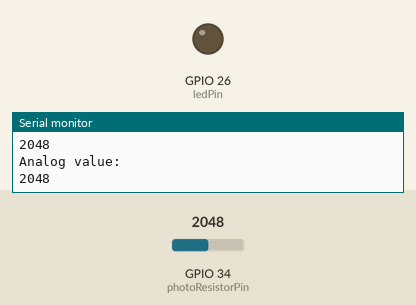
This sketch was run on a simulated ESP32. Parts: output pins drawn as LEDs (lit = HIGH), the last lines printed to the serial monitor. Inputs (shaded band) come from the test bench; at power-on: GPIO 34 (photoResistorPin) = 2048.

Above: at 1.8 s.
1.9 s: GPIO 34 (photoResistorPin) set to 426
3.4 s: GPIO 34 (photoResistorPin) set to 373
At 5.1 s:
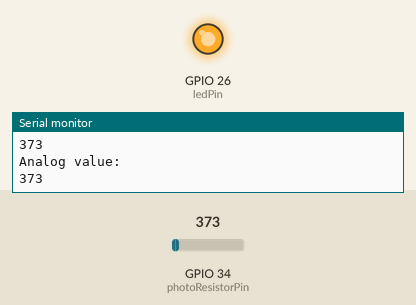
5.5 s: GPIO 34 (photoResistorPin) set to 440
At 6.6 s:
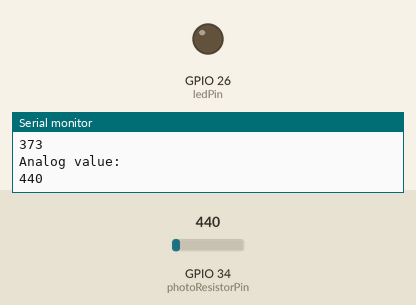
7.5 s: GPIO 34 (photoResistorPin) set to 360
At 9.4 s:
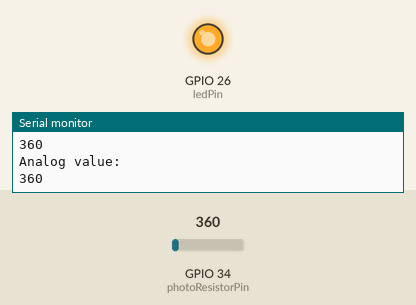
Timing chart, 0 to 10.5 s (numbered marks = the images above; inputs shaded):
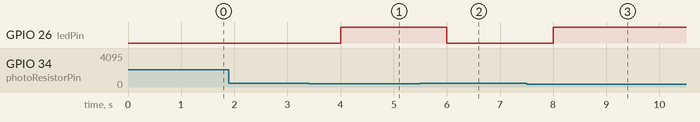

The sketch:

esp32_photoresistor.ino
```cpp
const int photoResistorPin = 34;
const int ledPin = 26;
int lightThreshold = 400;

void setup() {
  pinMode(ledPin, OUTPUT);
  Serial.begin(115200);
}

void loop() {
  int value = analogRead(photoResistorPin);
  Serial.println("Analog value: ");
  Serial.println(value);

  if (value < lightThreshold)
  {
    digitalWrite(ledPin, HIGH);
  }
  else
  {
    digitalWrite(ledPin, LOW);
  }
  delay(1000);
}
```

Measured:
- the behaviour switches between 400 and 399 on GPIO 34 (photoResistorPin) (found by bisection; images 0 and 1)
- after the input at 3.4 s, GPIO 26 (ledPin): LOW → HIGH after 0.60 s
- after the input at 5.5 s, GPIO 26 (ledPin): HIGH → LOW after 0.50 s
- after the input at 7.5 s, GPIO 26 (ledPin): LOW → HIGH after 0.50 s
